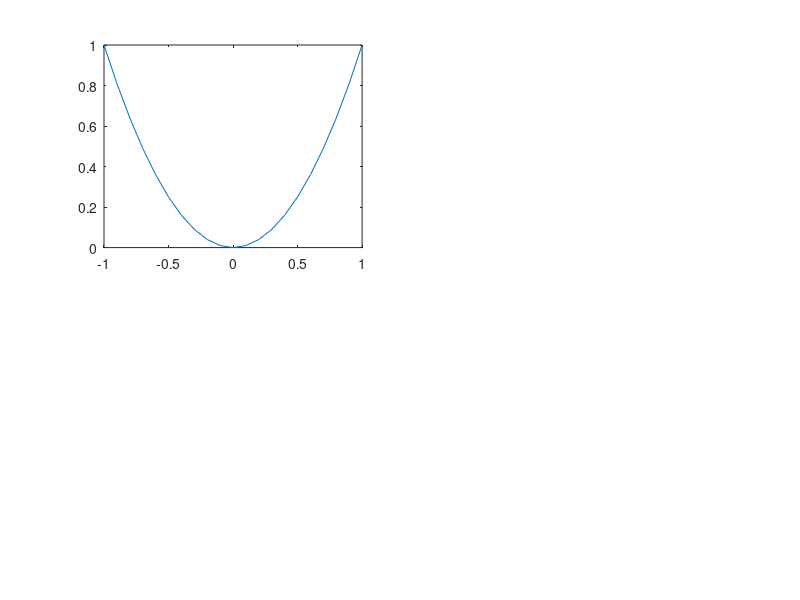

Here is the MATLAB script that generated this plot: (Note: this script raises an error after producing the figure.)
clear all, close all, clc;
x=-1:0.1:1;
y=x.^2;
subplot(221),plot(x,y)
%asumir particion difusa del universo 0.5
a=newfis('parabola','mamdani');
a=addvar(a,'input','X',[-1 1]);
a=addmf(a,'input',1,'mf1','trimf',[-1 -1 -0.5]);
a=addmf(a,'input',1,'mf2','trimf',[-1 -0.5 0]);
a=addmf(a,'input',1,'mf3','trimf',[-0.5 0 0.5]);
a=addmf(a,'input',1,'mf4','trimf',[0 0.5 1]);
a=addmf(a,'input',1,'mf5','trimf',[0.5 1 1]);
subplot(223), plotmf(a,'input',1)

% Se seleccionan 3 MFs output (proyeccion)


a=addvar(a,'output','Y',[0 1]);
a=addmf(a,'output',1,'mf1','trimf',[0 0 0.01]);
a=addmf(a,'output',1,'mf2','trimf',[0.24 0.25 0.26]);
a=addmf(a,'output',1,'mf3','trimf',[0.99 1 1]);
subplot(222), plotmf(a,'output',1)


% Regla Base del Conocimiento
BR = [1 3 1 1
      2 2 1 1
      3 1 1 1
      4 2 1 1
      5 3 1 1];
a=addrule(a,BR);
a=writefis(a,'parab1');

% Lectura del FIS (Fuzzy Inference System)
b=readfis('parab1');
surfview(b)


